Frame 1 (no input): blank canvas, image omitted
Frame 60 (the mouse pressed at the canvas centre just before this capture): blank canvas, image omitted
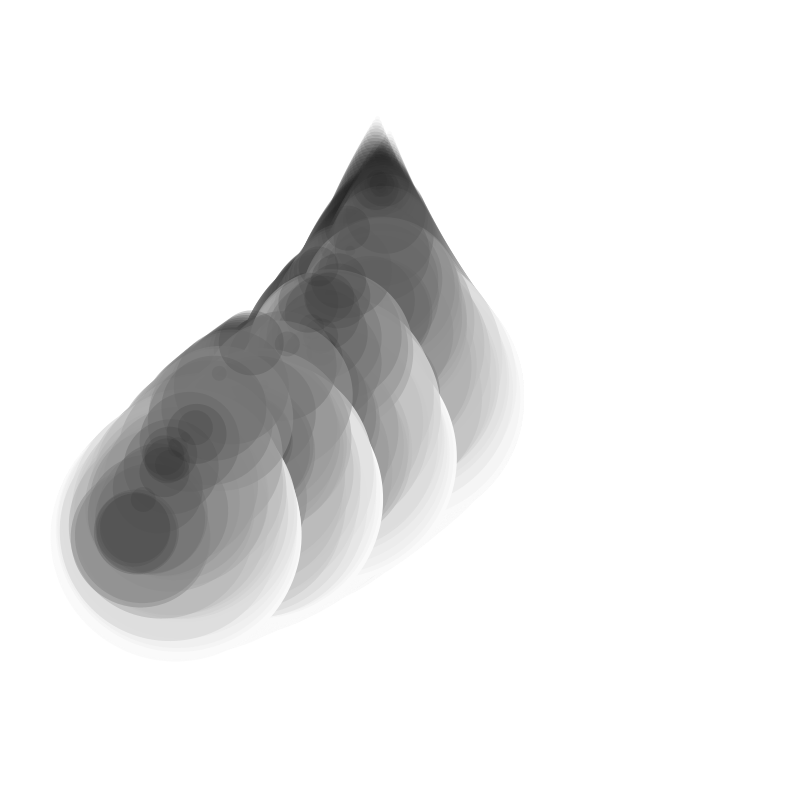
Frame 120 (the mouse held since frame 60 and released just before this capture)

The Processing sketch whose frames 1 and 60 were blank and that drew this single picture after the mouse press (run headless with seeded random() and noise(); from frame 60 on, the mouse is pressed at the canvas centre):

// Processing sketch: processing_111157
// ── processing_111157.pde

/*
Smoke Drops
Adopted from Particle System code by Daniel Shiffman and work with Gladys Chan 
*/

//float deg = degrees(rad);

ArrayList<ParticleSystem> systems;
//ParticleSystem bangsystem;

void setup() {
  size(800, 800);
  systems = new ArrayList<ParticleSystem>(); //ArrayList controls groups of particles;
  frameRate(15);
  background(255);
  
}

void draw() {

  for (ParticleSystem bangsystem: systems) {
    bangsystem.run();
    bangsystem.addParticle();
  }
}

//mousePress controls where particles start to leak from
void mousePressed() {

  systems.add(new ParticleSystem(new PVector(width/2, height/2)));
  systems.add(new ParticleSystem(new PVector(width/2, height/2)));
  systems.add(new ParticleSystem(new PVector(width/2, height/2)));
  systems.add(new ParticleSystem(new PVector(width/2, height/2))); 


}



//CLASS DESCRIBES A GROUP OF PARTICLES

class ParticleSystem {
  ArrayList<Particle> particles;
  PVector emitter;

  ParticleSystem(PVector location) {
    emitter = location.get();
    particles = new ArrayList<Particle>();
  }

  void addParticle() {
    particles.add(new Particle(emitter));
  }

  void run() {
    for (int i = particles.size()-1; i >= 0; i--) {

      Particle p = particles.get(i);
      p.run();
      if (p.isDead()) {
        particles.remove(i/2);
      }
    }
  }
}

//CLASS DESCRIBES ONE PARTICLE
class Particle {
  PVector location;
  PVector velocity;
  PVector acceleration;
  float lifespan;
  float mass = 500;
  int m = millis();

  Particle(PVector location_) {
    acceleration = new PVector(0, 0); //how changes shape of trajectory?
    velocity = new PVector(random(-0.2,0.2), random(-7, 0));
    location = location_.get();
    lifespan = 255.0;
  }

  void run() {
    update();
    display();
  };

  //updates location
  void update() {
    velocity.add(acceleration);
    location.add(velocity);
    acceleration.mult(0);
    lifespan -= 5.0;
  }

  //displays particle
  void display() {
    int m = millis();
    //stroke(0,lifespan);
    noStroke();
    fill(lifespan, lifespan);
    rotate(0.003);
    ellipse(location.x, location.y, lifespan, lifespan);
    /*  for (int i = 0; i > lifespan; i++) {
     ellipse(mouseX,mouseY,lifespan++, lifespan++);
     }*/
  }

  //Newton's second law & force accumulation
  /*void applyForce (PVector force) {
    PVector f = force.get();
    f.div(mass);
    acceleration.add(f);
  }*/

  // checks if particle should disappear
  boolean isDead() {
    if (lifespan < 0.0) {
      return true;
    } 
    else {
      return false;
    }
  }
}
